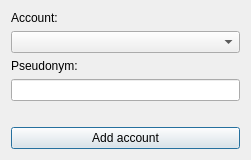
<?xml version="1.0" encoding="UTF-8"?>
<ui version="4.0">
 <class>AddProfileAccountDialog</class>
 <widget class="QDialog" name="AddProfileAccountDialog">
  <property name="geometry">
   <rect>
    <x>0</x>
    <y>0</y>
    <width>251</width>
    <height>159</height>
   </rect>
  </property>
  <property name="windowTitle">
   <string>Add account to profile</string>
  </property>
  <layout class="QVBoxLayout" name="verticalLayout">
   <item>
    <widget class="QLabel" name="label">
     <property name="text">
      <string>Account:</string>
     </property>
    </widget>
   </item>
   <item>
    <widget class="QComboBox" name="gameAccountComboBox"/>
   </item>
   <item>
    <widget class="QLabel" name="label_2">
     <property name="text">
      <string>Pseudonym:</string>
     </property>
    </widget>
   </item>
   <item>
    <widget class="QLineEdit" name="pseudonymLineEdit"/>
   </item>
   <item>
    <spacer name="horizontalSpacer">
     <property name="orientation">
      <enum>Qt::Horizontal</enum>
     </property>
     <property name="sizeHint" stdset="0">
      <size>
       <width>40</width>
       <height>20</height>
      </size>
     </property>
    </spacer>
   </item>
   <item>
    <widget class="QPushButton" name="addProfAccountButton">
     <property name="text">
      <string>Add account</string>
     </property>
    </widget>
   </item>
  </layout>
 </widget>
 <resources/>
 <connections/>
</ui>
